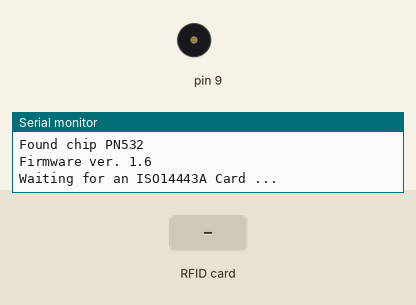
Bench run of a sketch on a simulated Arduino Uno, built with avr-gcc and run on an emulated ATmega328P. Shown: buzzer (waves = sounding), the last lines printed to the serial monitor. The inputs (shaded band) are chosen by the test bench.

Above: at 1.2 s.
1.3 s: RFID card 4B 7F 8C BD held to the reader
At 2.3 s:
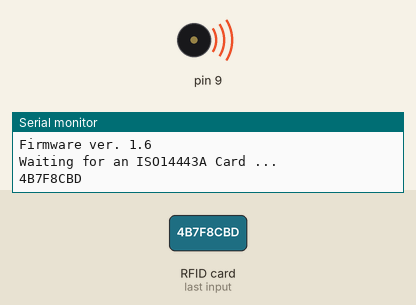
Timing chart, 0 to 10.3 s (numbered marks = the images above; inputs shaded):
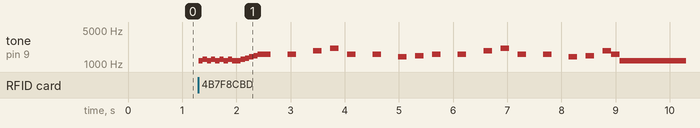

Measured:
- after the input at 1.3 s, tone on pin 9: plays 1175 Hz for 0.08 s, 1245 Hz for 0.08 s, 1175 Hz for 0.08 s, 1245 Hz for 0.08 s, 1175 Hz for 0.08 s, 1245 Hz for 0.08 s … (32 notes in this stretch), starting at once

The sketch:

ReadCat.ino
```cpp
/* read cat */
// Lily, Amelia , Tucker litter box descriminator
#include <toneAC.h>
#include <MemoryFree.h>

#define OCTAVE_OFFSET 0

#define NOTE_B0  31
#define NOTE_C1  33
#define NOTE_CS1 35
#define NOTE_D1  37
#define NOTE_DS1 39
#define NOTE_E1  41
#define NOTE_F1  44
#define NOTE_FS1 46
#define NOTE_G1  49
#define NOTE_GS1 52
#define NOTE_A1  55
#define NOTE_AS1 58
#define NOTE_B1  62
#define NOTE_C2  65
#define NOTE_CS2 69
#define NOTE_D2  73
#define NOTE_DS2 78
#define NOTE_E2  82
#define NOTE_F2  87
#define NOTE_FS2 93
#define NOTE_G2  98
#define NOTE_GS2 104
#define NOTE_A2  110
#define NOTE_AS2 117
#define NOTE_B2  123
#define NOTE_C3  131
#define NOTE_CS3 139
#define NOTE_D3  147
#define NOTE_DS3 156
#define NOTE_E3  165
#define NOTE_F3  175
#define NOTE_FS3 185
#define NOTE_G3  196
#define NOTE_GS3 208
#define NOTE_A3  220
#define NOTE_AS3 233
#define NOTE_B3  247
#define NOTE_C4  262
#define NOTE_CS4 277
#define NOTE_D4  294
#define NOTE_DS4 311
#define NOTE_E4  330
#define NOTE_F4  349
#define NOTE_FS4 370
#define NOTE_G4  392
#define NOTE_GS4 415
#define NOTE_A4  440
#define NOTE_AS4 466
#define NOTE_B4  494
#define NOTE_C5  523
#define NOTE_CS5 554
#define NOTE_D5  587
#define NOTE_DS5 622
#define NOTE_E5  659
#define NOTE_F5  698
#define NOTE_FS5 740
#define NOTE_G5  784
#define NOTE_GS5 831
#define NOTE_A5  880
#define NOTE_AS5 932
#define NOTE_B5  988
#define NOTE_C6  1047
#define NOTE_CS6 1109
#define NOTE_D6  1175
#define NOTE_DS6 1245
#define NOTE_E6  1319
#define NOTE_F6  1397
#define NOTE_FS6 1480
#define NOTE_G6  1568
#define NOTE_GS6 1661
#define NOTE_A6  1760
#define NOTE_AS6 1865
#define NOTE_B6  1976
#define NOTE_C7  2093
#define NOTE_CS7 2217
#define NOTE_D7  2349
#define NOTE_DS7 2489
#define NOTE_E7  2637
#define NOTE_F7  2794
#define NOTE_FS7 2960
#define NOTE_G7  3136
#define NOTE_GS7 3322
#define NOTE_A7  3520
#define NOTE_AS7 3729
#define NOTE_B7  3951
#define NOTE_C8  4186
#define NOTE_CS8 4435
#define NOTE_D8  4699
#define NOTE_DS8 4978

int notes[] = {
  0,
  NOTE_C4, NOTE_CS4, NOTE_D4, NOTE_DS4, NOTE_E4, NOTE_F4, NOTE_FS4, NOTE_G4, NOTE_GS4, NOTE_A4, NOTE_AS4, NOTE_B4,
  NOTE_C5, NOTE_CS5, NOTE_D5, NOTE_DS5, NOTE_E5, NOTE_F5, NOTE_FS5, NOTE_G5, NOTE_GS5, NOTE_A5, NOTE_AS5, NOTE_B5,
  NOTE_C6, NOTE_CS6, NOTE_D6, NOTE_DS6, NOTE_E6, NOTE_F6, NOTE_FS6, NOTE_G6, NOTE_GS6, NOTE_A6, NOTE_AS6, NOTE_B6,
  NOTE_C7, NOTE_CS7, NOTE_D7, NOTE_DS7, NOTE_E7, NOTE_F7, NOTE_FS7, NOTE_G7, NOTE_GS7, NOTE_A7, NOTE_AS7, NOTE_B7
};
#include <avr/pgmspace.h>

PGM_P PROGMEM song0  = "pacman:d=4,o=5,b=112:32b,32p,32b6,32p,32f#6,32p,32d#6,32p,32b6,32f#6,16p,16d#6,16p,32c6,32p,32c7,32p,32g6,32p,32e6,32p,32c7,32g6,16p,16e6,16p,32b,32p,32b6,32p,32f#6,32p,32d#6,32p,32b6,32f#6,16p,16d#6,16p,32d#6,32e6,32f6,32p,32f6,32f#6,32g6,32p,32g6,32g#6,32a6,32p,32b.6";
PGM_P PROGMEM song1  = "wwtbam1:d=4,o=5,b=140:16g,16c6,16d#6,16g6,16c7,16g6,16d#6,16c6,16g,16c6,16d#6,16g6,16c7,16g6,16d#6,16c6,16g#,16c6,16d#6,16g#6,16c7,16g#6,16d#6,16c6,16g#,16c6,16d#6,16g#6,16c7,16g#6,16d#6,16c6,16f#,16c6,16d#6,16f#6,16c7,16f#6,16d#6,16c6,16f#,16c6,16d#6,16f#6,16c7,16f#6,16d#6,16c6,16g,16b,16d6,16g6,16b6,16g6,16d6,16b,16g,16b,16d6,16g6,16b6,16g6,16d6,16b";
PGM_P PROGMEM song   = "MissionImp:d=16,o=6,b=95:32d,32d#,32d,32d#,32d,32d#,32d,32d#,32d,32d,32d#,32e,32f,32f#,32g,g,8p,g,8p,a#,p,c7,p,g,8p,g,8p,f,p,f#,p,g,8p,g,8p,a#,p,c7,p,g,8p,g,8p,f,p,f#,p,a#,g,2d,32p,a#,g,2c#,32p,a#,g,2c,a#5,8c,2p,32p,a#5,g5,2f#,32p,a#5,g5,2f,32p,a#5,g5,2e,d#,8d";
PGM_P PROGMEM song2  = "Barbie girl:d=4,o=5,b=125:8g#,8e,8g#,8c#6,a,p,8f#,8d#,8f#,8b,g#,8f#,8e,p,8e,8c#,f#,c#,p,8f#,8e,g#,f#";
PGM_P PROGMEM song3  = "KnightRider:d=4,o=5,b=63:16e,32f,32e,8b,16e6,32f6,32e6,8b,16e,32f,32e,16b,16e6,d6,8p,p,16e,32f,32e,8b,16e6,32f6,32e6,8b,16e,32f,32e,16b,16e6,f6,p";
PGM_P PROGMEM song4  = "PinkPanther:d=4,o=5,b=160:8d#,8e,2p,8f#,8g,2p,8d#,8e,16p,8f#,8g,16p,8c6,8b,16p,8d#,8e,16p,8b,2a#,2p,16a,16g,16e,16d,2e";
//PGM_P PROGMEM song5  = "axelf:d=4,o=5,b=160:f#,8a.,8f#,16f#,8a#,8f#,8e,f#,8c.6,8f#,16f#,8d6,8c#6,8a,8f#,8c#6,8f#6,16f#,8e,16e,8c#,8g#,f#";
//PGM_P PROGMEM song6  = "Xfiles:d=4,o=5,b=125:e,b,a,b,d6,2b.,1p,e,b,a,b,e6,2b.,1p,g6,f#6,e6,d6,e6,2b.,1p,g6,f#6,e6,d6,f#6,2b.,1p,e,b,a,b,d6,2b.,1p,e,b,a,b,e6,2b.,1p,e6,2b";
//PGM_P PROGMEM song7  = "YMCA:d=4,o=5,b=160:8c#6,8a#,2p,8a#,8g#,8f#,8g#,8a#,c#6,8a#,c#6,8d#6,8a#,2p,8a#,8g#,8f#,8g#,8a#,c#6,8a#,c#6,8d#6,8b,2p,8b,8a#,8g#,8a#,8b,d#6,8f#6,d#6,f.6,d#.6,c#.6,b.,a#,g#";

#include <Adafruit_PN532.h>

#define SCK  (2)
#define MOSI (3)
#define SS   (4)
#define MISO (5)

Adafruit_PN532 nfc(SCK, MISO, MOSI, SS);

void uidToString(const byte * data, char *out){
  const int numBytes=4;
  uint32_t szPos;
  int inIndex=0;
  int outIndex=0;

  for(inIndex=0;inIndex<numBytes;inIndex++){
    out[outIndex] = (data[inIndex] >> 4) + 0x30;
    if (out[outIndex] > 0x39) out[outIndex] +=7;
    outIndex++;
    out[outIndex] = (data[inIndex] & 0x0f) + 0x30;
    if (out[outIndex] > 0x39) out[outIndex] +=7;
    outIndex++;
  }
  out[8]='\0';

}


void setup(void) {
  Serial.begin(9600);
  Serial.println("Hey Cats, wat up?");
  Serial.print("freeMemory()=");
  Serial.println(freeMemory());

  nfc.begin();

  uint32_t versiondata = nfc.getFirmwareVersion();
  if (! versiondata) {
    Serial.print("Didn't find PN53x board");
    while (1); // halt
  }
  // Got ok data, print it out!
  Serial.print("Found chip PN5");
  Serial.println((versiondata>>24) & 0xFF, HEX);
  Serial.print("Firmware ver. ");
  Serial.print((versiondata>>16) & 0xFF, DEC);
  Serial.print('.');
  Serial.println((versiondata>>8) & 0xFF, DEC);

  // configure board to read RFID tags
  nfc.SAMConfig();

  Serial.println("Waiting for an ISO14443A Card ...");
}
//    tag["9DC5C723"]= " (Anita)";
//    tag["4B7F8CBD"]="A (Your Name Here)";
//    tag["CB127BBD"]="Amelia"
//    tag["B047ABD"]= "C (Your Name Here)";
//    tag["BB91727F"]= "Tucker"
//    tag["EB3A87BD"]="Lily Bug"

void loop(void) {
  uint8_t success;
  char catID[9];
  uint8_t uid[] = {
    0, 0, 0, 0, 0, 0, 0 ,0 ,0      };  // Buffer to store the returned UID
  uint8_t uidLength;                        // Length of the UID (4 or 7 bytes depending on ISO14443A card type)

  // Wait for an ISO14443A type cards (Mifare, etc.).  When one is found
  // 'uid' will be populated with the UID, and uidLength will indicate
  // if the uid is 4 bytes (Mifare Classic) or 7 bytes (Mifare Ultralight)
  success = nfc.readPassiveTargetID(PN532_MIFARE_ISO14443A, uid, &uidLength);

  if (success) {
    // Display some basic information about the card
    uidToString(uid,catID);
    Serial.println(catID);

    if(strcmp("4B7F8CBD",catID)==0) { // tag A
      play_rtttl(song);
      toneAC();
    }
    if(strcmp("9DC5C723",catID)==0){ // tag 'Anita'
      play_rtttl(song0);
      toneAC();
    }

    if(strcmp("BB91727F",catID)==0){ // tag 'Tucker'
      play_rtttl(song3);
      toneAC();
    }

    if(strcmp("EB3A87BD",catID)==0){ // tag 'Lily'
      play_rtttl(song4);
      toneAC();
    }

    if(strcmp("CB127BBD",catID)==0){ // tag 'Amelia'
      play_rtttl(song2);   //Barbie girl
      toneAC();
    }


  }
  delay(1000);
}


void play_rtttl( const char *p)
{
  // Absolutely no error checking in here on arduino segway clone
  byte default_dur = 4;
  byte default_oct = 6;
  int bpm = 63;
  int num;
  long wholenote;
  long duration;
  byte note;
  byte scale;

  // format: d=N,o=N,b=NNN:
  // find the start (skip name, etc)

  while(*p != ':') p++;    // ignore name
  p++;                     // skip ':'

  // get default duration
  if(*p == 'd')
  {
    p++;
    p++;              // skip "d="
    num = 0;
    while(isdigit(*p))
    {
      num = (num * 10) + (*p++ - '0');
    }
    if(num > 0) default_dur = num;
    p++;                   // skip comma
  }

  // get default octave
  if(*p == 'o')
  {
    p++;
    p++;              // skip "o="
    num = *p++ - '0';
    if(num >= 3 && num <=7) default_oct = num;
    p++;                   // skip comma
  }

  // get BPM
  if(*p == 'b')
  {
    p++;
    p++;              // skip "b="
    num = 0;
    while(isdigit(*p))
    {
      num = (num * 10) + (*p++ - '0');
    }
    bpm = num;
    p++;                   // skip colon
  }

  // BPM usually expresses the number of quarter notes per minute
  wholenote = (60 * 1000L / bpm) * 4;  // this is the time for whole note (in milliseconds)

  // now begin note loop
  while(*p)
  {
    // first, get note duration, if available
    num = 0;
    while(isdigit(*p))
    {
      num = (num * 10) + (*p++ - '0');
    }

    if(num) duration = wholenote / num;
    else duration = wholenote / default_dur;  // we will need to check if we are a dotted note after

      // now get the note
    note = 0;

    switch(*p)
    {
    case 'c':
      note = 1;
      break;
    case 'd':
      note = 3;
      break;
    case 'e':
      note = 5;
      break;
    case 'f':
      note = 6;
      break;
    case 'g':
      note = 8;
      break;
    case 'a':
      note = 10;
      break;
    case 'b':
      note = 12;
      break;
    case 'p':
    default:
      note = 0;
    }
    p++;

    // now, get optional '#' sharp
    if(*p == '#')
    {
      note++;
      p++;
    }

    // now, get optional '.' dotted note
    if(*p == '.')
    {
      duration += duration/2;
      p++;
    }

    // now, get scale
    if(isdigit(*p))
    {
      scale = *p - '0';
      p++;
    }
    else
    {
      scale = default_oct;
    }

    scale += OCTAVE_OFFSET;

    if(*p == ',')
      p++;       // skip comma for next note (or we may be at the end)

    // now play the note
    if(note)
    {
      toneAC(notes[(scale - 4) * 12 + note], 10, duration, true);
      delay(duration);
      toneAC();
    }
    else
    {
      delay(duration);
    }
  }
}
```
